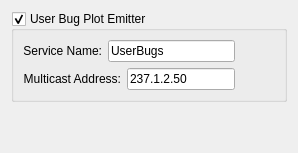
     <widget class="QWidget" name="tab_2" >
      <attribute name="title" >
       <string>Advanced</string>
      </attribute>
      <layout class="QVBoxLayout" >
       <item>
        <widget class="QGroupBox" name="bugPlotEmitterEnabled_" >
         <property name="enabled" >
          <bool>true</bool>
         </property>
         <property name="title" >
          <string>User Bug Plot Emitter</string>
         </property>
         <property name="checkable" >
          <bool>true</bool>
         </property>
         <property name="checked" >
          <bool>true</bool>
         </property>
         <layout class="QHBoxLayout" >
          <item>
           <layout class="QVBoxLayout" >
            <item>
             <layout class="QHBoxLayout" >
              <item>
               <widget class="QLabel" name="label_4" >
                <property name="text" >
                 <string>Service Name:</string>
                </property>
                <property name="alignment" >
                 <set>Qt::AlignRight|Qt::AlignTrailing|Qt::AlignVCenter</set>
                </property>
               </widget>
              </item>
              <item>
               <widget class="QLineEdit" name="bugPlotEmitterServiceName_" >
                <property name="text" >
                 <string>UserBugs</string>
                </property>
               </widget>
              </item>
             </layout>
            </item>
            <item>
             <layout class="QHBoxLayout" >
              <item>
               <widget class="QLabel" name="label_5" >
                <property name="text" >
                 <string>Multicast Address:</string>
                </property>
                <property name="alignment" >
                 <set>Qt::AlignRight|Qt::AlignTrailing|Qt::AlignVCenter</set>
                </property>
               </widget>
              </item>
              <item>
               <widget class="QLineEdit" name="bugPlotEmitterAddress_" >
                <property name="text" >
                 <string>237.1.2.50</string>
                </property>
               </widget>
              </item>
             </layout>
            </item>
           </layout>
          </item>
          <item>
           <spacer>
            <property name="orientation" >
             <enum>Qt::Horizontal</enum>
            </property>
            <property name="sizeHint" >
             <size>
              <width>40</width>
              <height>20</height>
             </size>
            </property>
           </spacer>
          </item>
         </layout>
        </widget>
       </item>
       <item>
        <spacer>
         <property name="orientation" >
          <enum>Qt::Vertical</enum>
         </property>
         <property name="sizeHint" >
          <size>
           <width>20</width>
           <height>40</height>
          </size>
         </property>
        </spacer>
       </item>
      </layout>
     </widget>
